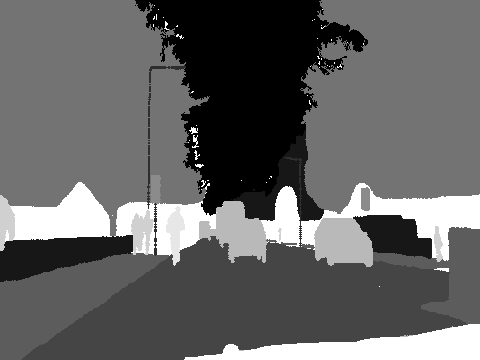
#> input picture dataset/trainannot/0001TP_007290.png, 480 x 360 px; its folder holds only this picture in this run
$ python get_class_weights.py   (older library calls are emulated)
#> lines starting #> are read from the running program, lines starting #| are printed output that depends on the picture; after the words box and inside, x2 and y2 are one past the last pixel; in counts of white or black regions, pixels touching at a corner belong together
import numpy as np
import os
from scipy.misc import imread
import ast

image_dir = "./dataset/trainannot"
image_files = [os.path.join(image_dir, file) for file in os.listdir(image_dir) if file.endswith('.png')]

def ENet_weighing(image_files=image_files, num_classes=12):
    '''
    The custom class weighing function as seen in the ENet paper.

    INPUTS:
    - image_files(list): a list of image_filenames which element can be read immediately

    OUTPUTS:
    - class_weights(list): a list of class weights where each index represents each class label and the element is the class weight for that label.

    '''
    #initialize dictionary with all 0
    label_to_frequency = {}
    for i in xrange(num_classes):
        label_to_frequency[i] = 0

    for n in xrange(len(image_files)):
        image = imread(image_files[n])

        #For each label in each image, sum up the frequency of the label and add it to label_to_frequency dict
        for i in xrange(num_classes):
            class_mask = np.equal(image, i)
            class_mask = class_mask.astype(np.float32)
            class_frequency = np.sum(class_mask)

            label_to_frequency[i] += class_frequency

    #perform the weighing function label-wise and append the label's class weights to class_weights
    class_weights = []
    total_frequency = sum(label_to_frequency.values())
    for label, frequency in label_to_frequency.items():
        class_weight = 1 / np.log(1.02 + (frequency / total_frequency))
        class_weights.append(class_weight)

    #Set the last class_weight to 0.0
    class_weights[-1] = 0.0

    return class_weights

def median_frequency_balancing(image_files=image_files, num_classes=12):
    '''
    Perform median frequency balancing on the image files, given by the formula:
    f = Median_freq_c / total_freq_c

    where median_freq_c is the median frequency of the class for all pixels of C that appeared in images
    and total_freq_c is the total number of pixels of c in the total pixels of the images where c appeared.

    INPUTS:
    - image_files(list): a list of image_filenames which element can be read immediately
    - num_classes(int): the number of classes of pixels in all images

    OUTPUTS:
    - class_weights(list): a list of class weights where each index represents each class label and the element is the class weight for that label.

    '''
#> called with num_classes = 12
    #Initialize all the labels key with a list value
    label_to_frequency_dict = {}
    for i in xrange(num_classes):
        label_to_frequency_dict[i] = []

    for n in xrange(len(image_files)):
        image = imread(image_files[n])
#> image is the input picture: shape (360, 480); min 0, max 11, mean 4.37

        #For each image sum up the frequency of each label in that image and append to the dictionary if frequency is positive.
        for i in xrange(num_classes):
            class_mask = np.equal(image, i)
            class_mask = class_mask.astype(np.float32)
            class_frequency = np.sum(class_mask)

            if class_frequency != 0.0:
                label_to_frequency_dict[i].append(class_frequency)
#> this loop made 12 passes
#> class_frequency on passes 1 to 12: 25389, 8673, 648, 31955, 12473, 68466, 473, 0, 4771, 1437, 600, 17915
#> pass 1, in median_frequency_balancing, `class_mask = np.equal(image, i)`:
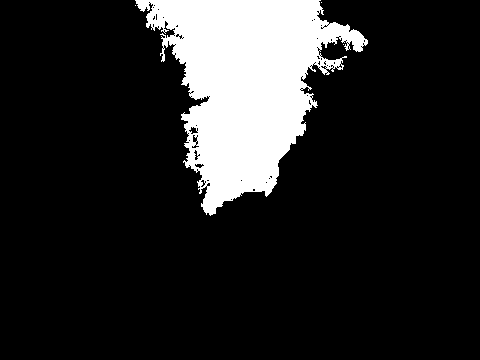
#> class_mask: shape (360, 480) bool; 14.7% white; 4 white regions (3 under 20 px), largest, box (x1, y1, x2, y2) and area: (135, 0, 368, 216) 25386
#> pass 2, in median_frequency_balancing, `class_mask = np.equal(image, i)`:
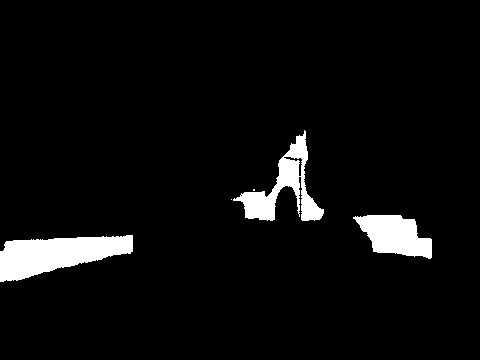
#> class_mask: shape (360, 480) bool; 5% white; 5 white regions (2 under 20 px), largest, box (x1, y1, x2, y2) and area: (0, 235, 133, 282) 3846, (233, 130, 324, 221) 2597, (353, 215, 432, 259) 2225

    class_weights = []

    #Get the total pixels to calculate total_frequency later
    total_pixels = 0
    for frequencies in label_to_frequency_dict.values():
        total_pixels += sum(frequencies)

    for i, j in label_to_frequency_dict.items():
        j = sorted(j) #To obtain the median, we got to sort the frequencies

        median_frequency = np.median(j) / sum(j)
        total_frequency = sum(j) / total_pixels
        median_frequency_balanced = median_frequency / total_frequency
        class_weights.append(median_frequency_balanced)

    #Set the last class_weight to 0.0 as it's the background class
    class_weights[-1] = 0.0

    return class_weights

if __name__ == "__main__":
    median_frequency_balancing(image_files, num_classes=12)
    ENet_weighing(image_files, num_classes=12)
#> the loop in ENet_weighing, `for i in xrange(num_classes):` made 12 passes
#> pass 3, in ENet_weighing, `class_mask = np.equal(image, i)`:
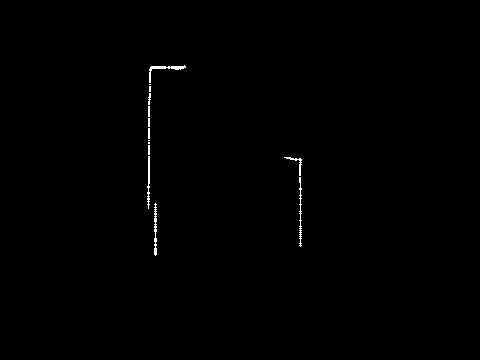
#> class_mask: shape (360, 480) bool; 0.38% white in thin lines or dots, all inside (x1, y1, x2, y2) = (147, 65, 302, 256)
#> after the loop in ENet_weighing, `for i in xrange(num_classes):`: label_to_frequency = 12 items
#> in ENet_weighing, `total_frequency = sum(label_to_frequency.values())`: total_frequency = 172800
#> the loop in ENet_weighing, `for label, frequency in label_to_frequency.items():` made 12 passes
#> (frequency, class_weight) on passes 1 to 12: (25389, 6.48), (8673, 14.74), (648, 42.6), (31955, 5.36), (12473, 11.34), (68466, 2.87), (473, 44.48), (0, 50.5), (4771, 21.5), (1437, 35.81), (600, 43.1), (17915, 8.58)
#> after the loop in ENet_weighing, `for label, frequency in label_to_frequency.items():`: class_weights = [6.48, 14.74, 42.6, 5.36, 11.34, 2.87, 44.48, 50.5, 21.5, 35.81, 43.1, 8.58]

$ run again, on dataset/trainannot/0001TP_008040.png
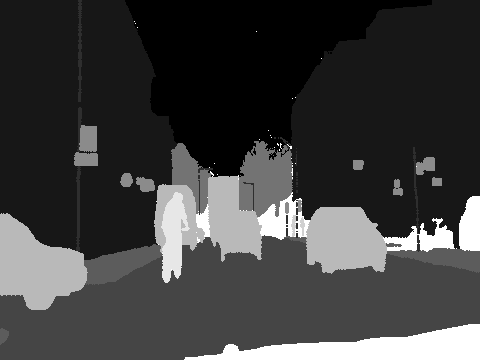
#> input picture dataset/trainannot/0001TP_008040.png, 480 x 360 px
#> in median_frequency_balancing, image is the input picture: shape (360, 480); min 0, max 11, mean 2.7
#> the loop in median_frequency_balancing, `for i in xrange(num_classes):` made 12 passes
#> class_frequency on passes 1 to 8: 27182, 71418, 1210, 38386, 3213, 4376, 1739, 0
#> pass 1, in median_frequency_balancing, `class_mask = np.equal(image, i)`:
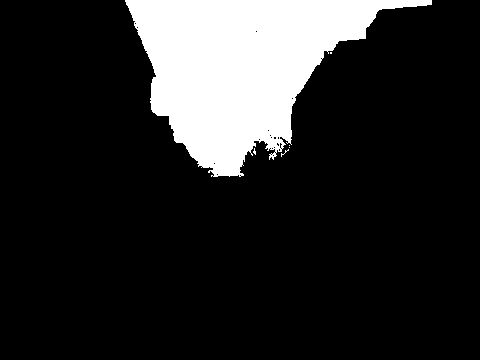
#> class_mask: shape (360, 480) bool; 15.7% white; 6 white regions (5 under 20 px), largest, box (x1, y1, x2, y2) and area: (125, 0, 432, 177) 27150
#> the loop in ENet_weighing, `for i in xrange(num_classes):` made 12 passes
#> pass 3, in ENet_weighing, `class_mask = np.equal(image, i)`:
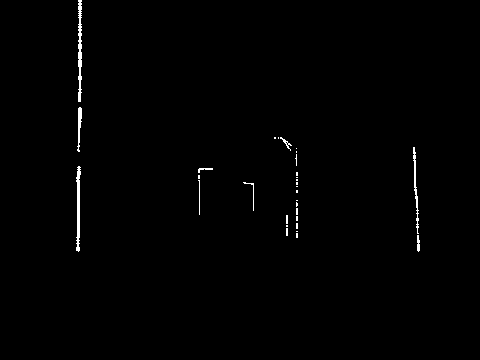
#> class_mask: shape (360, 480) bool; 0.7% white in thin lines or dots, all inside (x1, y1, x2, y2) = (76, 0, 420, 252)
#> after the loop in ENet_weighing, `for i in xrange(num_classes):`: label_to_frequency = 12 items
#> total_frequency = 172800
#> the loop in ENet_weighing, `for label, frequency in label_to_frequency.items():` made 12 passes
#> (frequency, class_weight) on passes 1 to 8: (27182, 6.13), (71418, 2.78), (1210, 37.53), (38386, 4.61), (3213, 26.41), (4376, 22.56), (1739, 33.76), (0, 50.5)
#> after the loop in ENet_weighing, `for label, frequency in label_to_frequency.items():`: class_weights = [6.13, 2.78, 37.53, 4.61, 26.41, 22.56, 33.76, 50.5, 10.19, 48.69, 34.76, 14.15]

$ run again, on dataset/trainannot/0001TP_008160.png
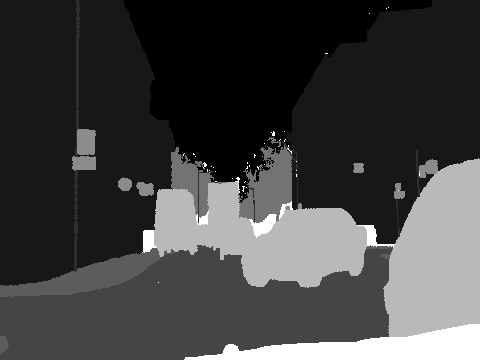
#> input picture dataset/trainannot/0001TP_008160.png, 480 x 360 px
#> in median_frequency_balancing, image is the input picture: shape (360, 480); min 0, max 11, mean 2.82
#> the loop in median_frequency_balancing, `for i in xrange(num_classes):` made 12 passes
#> class_frequency on passes 1 to 8: 28801, 71439, 1136, 29700, 3365, 4046, 1642, 0
#> pass 1, in median_frequency_balancing, `class_mask = np.equal(image, i)`:
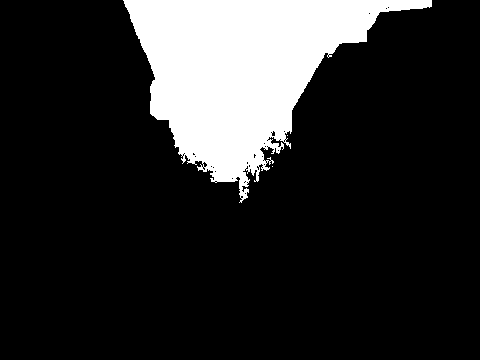
#> class_mask: shape (360, 480) bool; 16.7% white; 3 white regions (2 under 20 px), largest, box (x1, y1, x2, y2) and area: (123, 0, 432, 203) 28799
#> the loop in ENet_weighing, `for i in xrange(num_classes):` made 12 passes
#> pass 3, in ENet_weighing, `class_mask = np.equal(image, i)`:
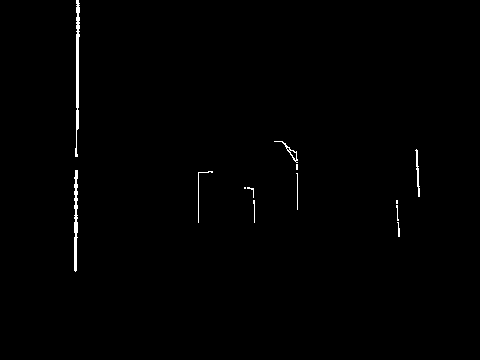
#> class_mask: shape (360, 480) bool; 0.66% white; 13 white regions (3 under 20 px), largest, box (x1, y1, x2, y2) and area: (75, 0, 80, 157) 434, (74, 170, 78, 272) 307, (415, 149, 420, 197) 98
#> after the loop in ENet_weighing, `for i in xrange(num_classes):`: label_to_frequency = 12 items
#> total_frequency = 172800
#> the loop in ENet_weighing, `for label, frequency in label_to_frequency.items():` made 12 passes
#> (frequency, class_weight) on passes 1 to 8: (28801, 5.84), (71439, 2.78), (1136, 38.13), (29700, 5.7), (3365, 25.83), (4046, 23.53), (1642, 34.39), (0, 50.5)
#> after the loop in ENet_weighing, `for label, frequency in label_to_frequency.items():`: class_weights = [5.84, 2.78, 38.13, 5.7, 25.83, 23.53, 34.39, 50.5, 6.36, 50.5, 50.5, 17.52]

$ run again, on dataset/trainannot/0001TP_007320.png
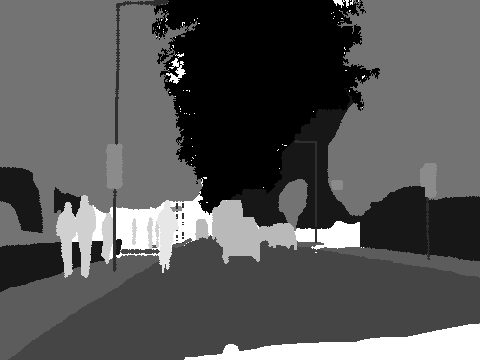
#> input picture dataset/trainannot/0001TP_007320.png, 480 x 360 px
#> in median_frequency_balancing, image is the input picture: shape (360, 480); min 0, max 11, mean 3.75
#> the loop in median_frequency_balancing, `for i in xrange(num_classes):` made 12 passes
#> class_frequency on passes 1 to 8: 29439, 17984, 1287, 35715, 8396, 61765, 1334, 0
#> pass 1, in median_frequency_balancing, `class_mask = np.equal(image, i)`:
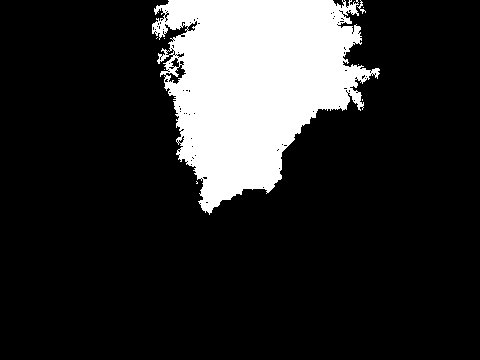
#> class_mask: shape (360, 480) bool; 17% white; 9 white regions (7 under 20 px), largest, box (x1, y1, x2, y2) and area: (152, 0, 380, 215) 29393, (357, 0, 366, 14) 34
#> the loop in ENet_weighing, `for i in xrange(num_classes):` made 12 passes
#> pass 3, in ENet_weighing, `class_mask = np.equal(image, i)`:
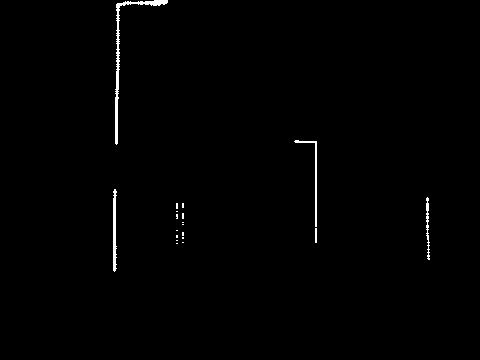
#> class_mask: shape (360, 480) bool; 0.74% white; 19 white regions (14 under 20 px), largest, box (x1, y1, x2, y2) and area: (115, 0, 168, 145) 585, (113, 189, 117, 272) 250, (294, 140, 317, 227) 217, (426, 197, 430, 260) 130, (315, 228, 317, 243) 30
#> after the loop in ENet_weighing, `for i in xrange(num_classes):`: label_to_frequency = 12 items
#> total_frequency = 172800
#> the loop in ENet_weighing, `for label, frequency in label_to_frequency.items():` made 12 passes
#> (frequency, class_weight) on passes 1 to 8: (29439, 5.74), (17984, 8.55), (1287, 36.93), (35715, 4.89), (8396, 15.07), (61765, 3.12), (1334, 36.57), (0, 50.5)
#> after the loop in ENet_weighing, `for label, frequency in label_to_frequency.items():`: class_weights = [5.74, 8.55, 36.93, 4.89, 15.07, 3.12, 36.57, 50.5, 26.61, 28.69, 40.41, 13.17]
